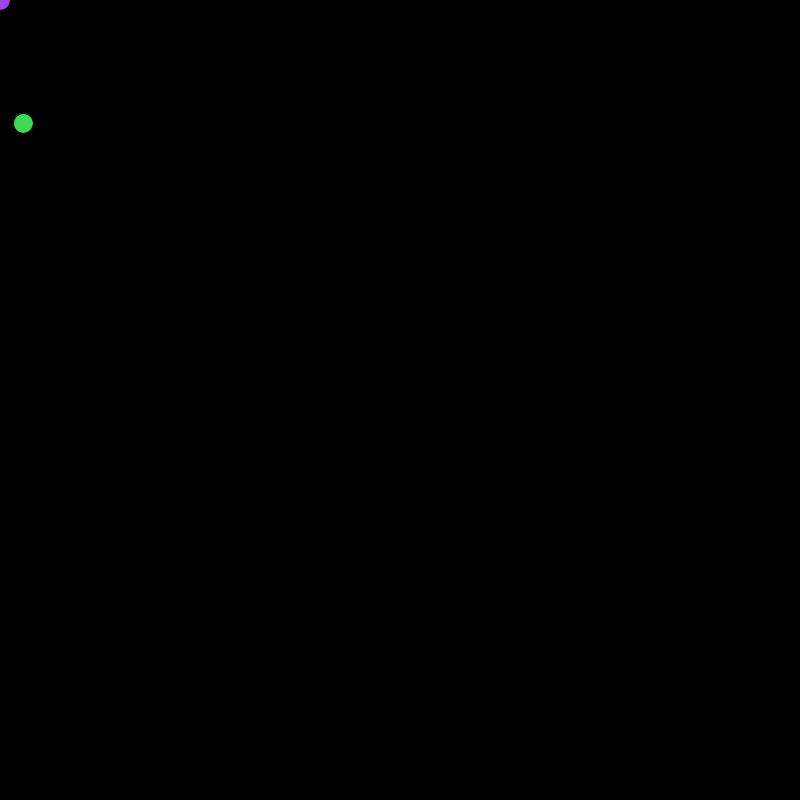
Frame 1 (no input)
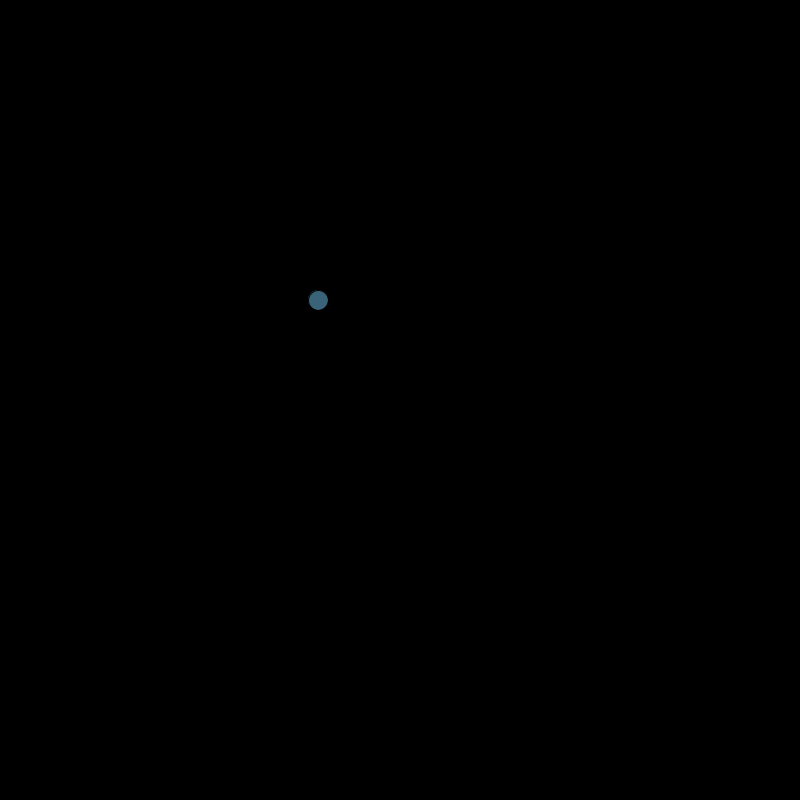
Frame 60 (the mouse pressed at the canvas centre just before this capture)
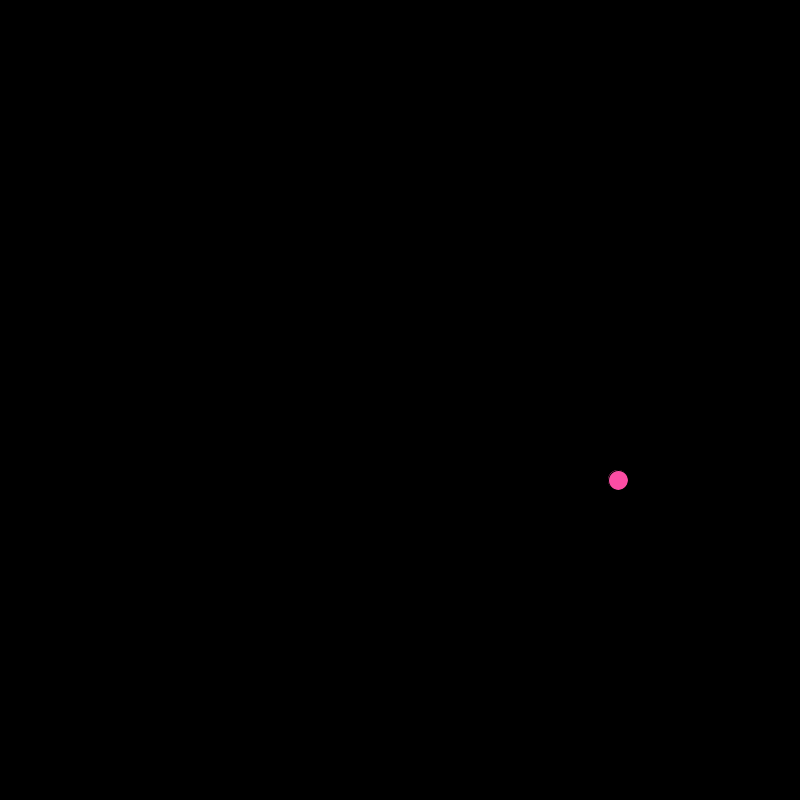
Frame 120 (the mouse held since frame 60 and released just before this capture)

The Processing sketch that drew these frames (run headless with seeded random() and noise(); from frame 60 on, the mouse is pressed at the canvas centre):

// Processing sketch: myBalls
// ── myBalls.pde
Ball myBall1;
Ball myBall2;
void setup() {
  size(800, 800);
  myBall1 = new Ball(0, 0, 42, 75);
  myBall2 = new Ball(23, 123, 5, 3);
}


void draw() {
  background(0);
  // i = counter for the number of balls we've created
  // start counter at zero
  // stop the counter right before 20
  // add 1 to the counter
  myBall1.display();

  myBall1.moveBall();

  if (myBall1.isStillAlive()) {
    myBall1.bounceBall();
  }
  else {
    // Keep counting
    myBall1.count();
  }  

  myBall2.display();

  myBall2.moveBall();
  myBall2.bounceBall();
}


// ── Ball.pde
class Ball {
  float x;
  float y;
  float xSpeed;
  float ySpeed;
  float counter=0;

  // This is the constructor
  // Where you construct your ball
  Ball(float tempX, float tempY, float tempXSpeed, float tempYSpeed) {
    x=tempX;
    y=tempY;
    xSpeed = tempXSpeed;
    ySpeed = tempYSpeed;
  }
  // Functions
  // Stuff the ball knows how to do
  void display() {
    stroke(0);
    fill(random(255), random(255), random(255));
    ellipse(x, y, 20, 20);
  }

  // Move the ball!
  void moveBall() {
    x+=xSpeed;
    y+=ySpeed;
  }

  // Bounce the ball
  void bounceBall() {
    if (x > width || x < 0) {
      // turn around in the x-dir
      xSpeed *= -1;
      count();
    } 

    if (y > height || y < 0) {
      // turn around in the y-dir
      ySpeed *= -1;
      count();
    }
  }

  void count() {
    counter++;
  }
  
  // Use modulo to create intervals of 100
  // Stay alive for the first 20 counts
  // Then die for 80 counts
  boolean isStillAlive() {
    if (counter%100 < 20) {
      println("IS ALIVE: " + counter);
      return true;
    }
    // While dead, reset the x,y position of the Ball to the center
    println("IS DEAD: " + counter);
    x = width/2;
    y = height/2;
    return false;
  }
}
